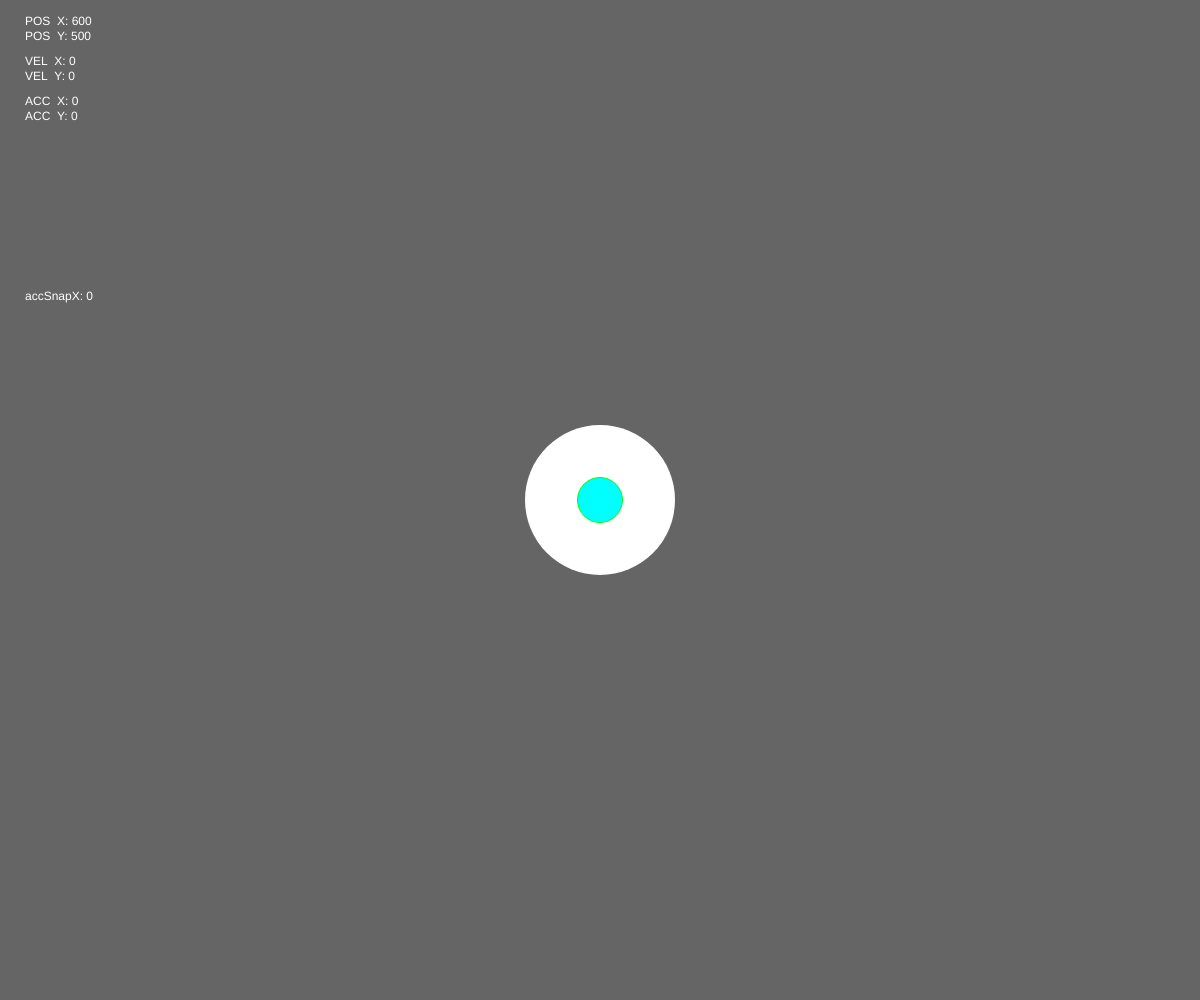
Frame 1 (no input)
Frame 60 (no input): identical to frame 1, image omitted
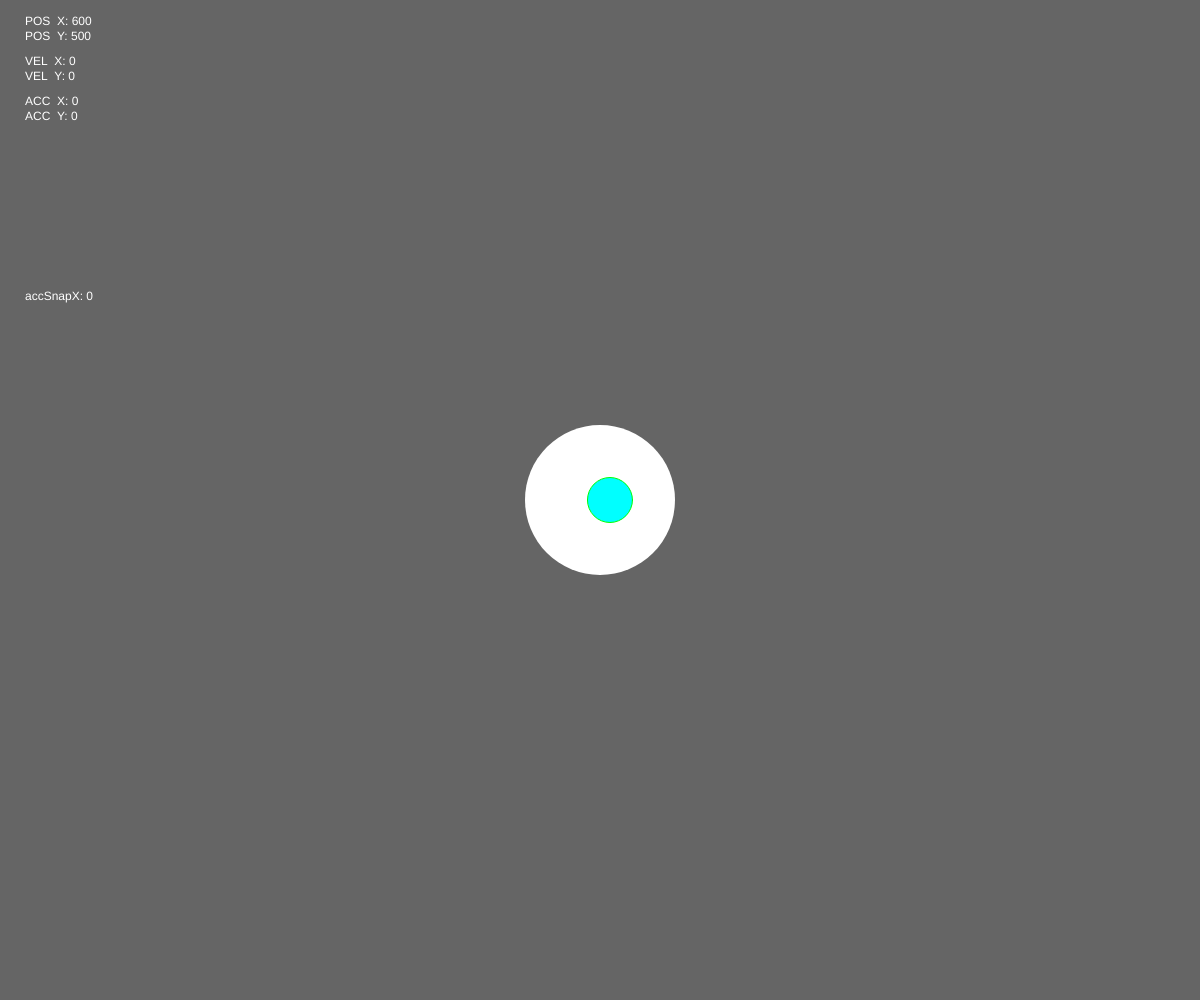
Frame 120 (the mouse pressed at the canvas centre since frame 60)

The p5.js sketch that drew these frames (run headless with seeded random() and noise() and a simulated clock; from frame 60 on, the mouse is pressed at the canvas centre):

// p5.js sketch
// ── sketch.js
{
	var canvas = undefined
	var player = null
	var inner = null
}

function setup() {
	canvas = createCanvas(windowWidth, windowHeight)
	player = new Player(width/2, height/2)
	inner = new Inner(player)
	player.addChild(inner)

	console.log("PLAYER")
	console.log(player)
	console.log("INNER")
	console.log(inner)
}

function reflection(line, wall) {
	var reflection = line.copy()	// vector of the line being reflected
	var normal = wall.copy()		// vector of the wall the line is colliding with
	normal.normalize()
	var dist = 2 * p5.Vector.dot(reflection,normal)	// magic formula
	normal.mult(dist)
	reflection.sub(normal)
	return reflection
}

function reflection2(line, wall) {
	var reflection = line.copy()	// vector of the line being reflected
	var normal = wall.copy()		// vector of the wall the line is colliding with
	normal.normalize()
	var dist = 2 * p5.Vector.dot(reflection,normal)	// magic formula
	normal.mult(dist)
	normal.sub(reflection)
	return normal
}

function draw() {
	background(101)

/*	var hor = createVector(100,0)
	var perp = hor.copy()
	var temp = perp.x
	perp.x = -perp.y
	perp.y = temp
	var diag = createVector(mouseX-width/2, mouseY-height/2) //createVector(100,200)
	var final = reflection2(diag, hor)

	push()
	translate(width/2,height/2)
	strokeWeight(4)
d
	stroke(0,255,0)
	line(0,0, hor.x, hor.y)
	stroke(0,255,255)
	line(0,0, perp.x, perp.y)
	stroke(255,0,0)
	line(0,0, diag.x, diag.y)

	stroke(0)
	strokeWeight(2)
	line(0,0, final.x, final.y)
	pop()*/

	player.update()
	inner.update()

	player.display()
	inner.display()

	player.displayDebug()
}

class Inner {
	constructor(player) {
		this.parent = player
		this.radius = this.parent.radius * 0.3
		this.bodyColor = color(0,255,255)

		this.position = createVector(this.parent.position.x, this.parent.position.y)
		this.velocity = createVector(0,0)
		this.acceleration = createVector(0,0)

		this.isOnEdge = false
	}

	update() {
		this.friction()
		this.checkEdge()

		if (this.isOnEdge) {
			var internalForce = this.parent.position.copy()
			internalForce.sub(this.position)
			internalForce.normalize()
			var magnitude = this.velocity.mag() * 1
			internalForce.mult(magnitude)
			this.addForce(internalForce)
		}

		// Update position, velocity, and acceleration
		this.velocity.add(this.acceleration)
		if (this.isOnEdge) this.position.add(this.parent.velocity)
		this.position.add(this.velocity)
		this.acceleration.mult(0)

		push()
		fill(255)
		text("accSnapX: "+this.parent.accelerationSnapshot.x, 25, 300)
		pop()

		this.velocityMin()
	}

	checkEdge() {
		var distance = dist(this.position.x, this.position.y, this.parent.position.x, this.parent.position.y)
		if (distance >= this.parent.radius - this.radius*2) {
			this.isOnEdge = true
		}
		else {
			this.isOnEdge = false
		}
	}

	addForce(force) {
		this.acceleration.add(force)
	}

	friction() {
		var frictionRate = 0.1
		this.velocity.mult(1-frictionRate)
	}

	velocityMin() {
		// If velocity is very small, just set it to zero
		if (this.velocity.mag() < 0.001) {
			this.velocity.mult(0)
		}
	}

	display() {
		push()
		fill(this.bodyColor)
		stroke(0,255,0)
		strokeWeight(1)
		ellipse(this.position.x, this.position.y, this.radius)
		pop()
	}
}

class Player {
	constructor(x,y) {
		this.radius = 150

		this.position = createVector(x,y)
		this.velocity = createVector(0,0)
		this.acceleration = createVector(0,0)

		this.children = []
		this.childDampening = 0

		this.accelerationSnapshot = createVector(0,0)
	}

	update() {
		//this.boundaries()
		this.checkMovement()
		this.friction()

		// Update velocity and position
		this.velocity.add(this.acceleration)
		this.position.add(this.velocity)

		// Save acceleration on a variable and erase it
		this.accelerationSnapshot = this.acceleration.copy()
		this.acceleration.mult(0)

		this.velocityMin()
	}

	boundaries() {
		if (this.position.x - this.radius/2 <= 0 || this.position.x + this.radius/2 >= width) {
			var verticalWall = createVector(width,1)
			var vForce = reflection(this.velocity, verticalWall)
			this.velocity = vForce.copy()
		}
			
	}

	velocityMin() {
		if (this.velocity.mag() < 0.001) {
			this.velocity.mult(0)
		}
	}

	addForce(force) {
		this.acceleration.add(force)
	}

	addChild(child) {
		this.children.push(child)
	}

	display() {
		push()
		fill(255)
		noStroke()
		ellipse(this.position.x,this.position.y, this.radius)
		pop()
	}

	displayDebug() {
		push()
		fill(255)
		text("POS  X: " + this.position.x, 25, 25)
		text("POS  Y: " + this.position.y, 25, 40)

		text("VEL  X: " + this.velocity.x, 25, 65)
		text("VEL  Y: " + this.velocity.y, 25, 80)

		text("ACC  X: " + this.acceleration.x, 25, 105)
		text("ACC  Y: " + this.acceleration.y, 25, 120)
		pop()
	}

	checkMovement() {
		if (keyIsDown(RIGHT_ARROW) || keyIsDown(68)) {
			this.addForce(createVector(1,0))
		}
		if (keyIsDown(LEFT_ARROW) || keyIsDown(65)) {
			this.addForce(createVector(-1,0))
		}
		if (keyIsDown(UP_ARROW) || keyIsDown(87)) {
			this.addForce(createVector(0,-1))
		}
		if (keyIsDown(DOWN_ARROW) || keyIsDown(83)) {
			this.addForce(createVector(0,1))
		}
	}

	friction() {
		var frictionRate = 0.01
		this.velocity.mult(1-frictionRate)
	}
}

function windowResized() {
	resizeCanvas(windowWidth, windowHeight)
}

function mousePressed() {
	var force = createVector(1,0)
	inner.addForce(force)
}
